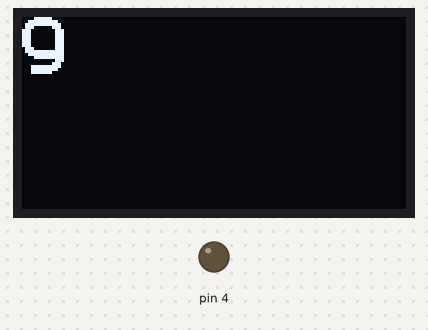
Simulated run of this sketch. Board: Arduino Uno, built with avr-gcc and run on an emulated ATmega328P. Shown: 128×64 one-colour display, output pins drawn as LEDs (lit = HIGH).

Above: at 0.8 s.
At 3.7 s:
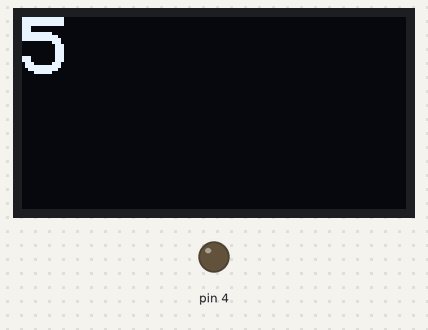
At 7.3 s:
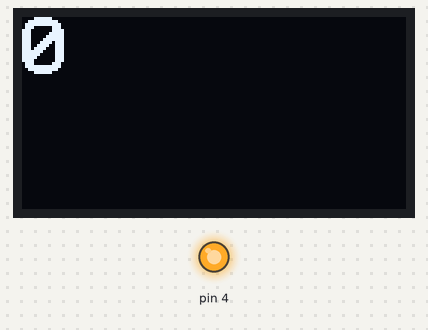
At 8.6 s:
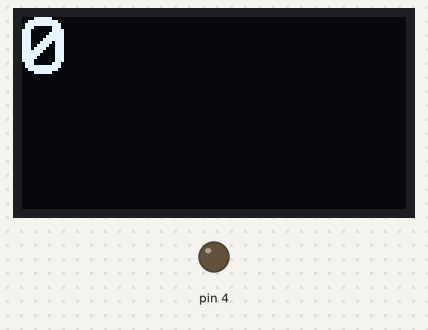
Timing chart, 0 to 39.9 s (numbered marks = the images above):
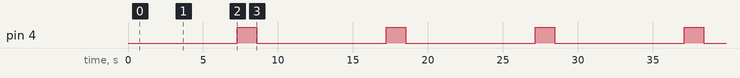

The sketch:

LabF1.ino
```cpp
 // Import libraries
 #include <Arduino.h>
 #include <U8g2lib.h>

 // Creates an instance of the ‘ U8X8_SSD1306_128X64_NONAME_HW_I2C ‘ class
 auto display = U8X8_SSD1306_128X64_NONAME_HW_I2C ( U8X8_PIN_NONE ) ;

 int n = 10;
 char myCharArray[10] = {'0','1','2','3','4','5','6','7','8','9'};

 /* -------------- Initialize the Grove board ------------- */
 void setup () {
  pinMode ( DD4 , OUTPUT ); // Sets the D4 pin ( LED ) to output

  Serial . begin (9600) ; // Enables serial communication
  display . begin () ; // start up the OLED display
  display . setFlipMode (0) ; // set to 1 or 0 , depending on orientation of board
  display . clearDisplay () ;

 }

 /* --------------- Run this over and over ------------------- */
 void loop () {
 // Set up a countdown on the OLED


  display . setFont ( u8x8_font_profont29_2x3_r );
  display . setCursor (0 ,0) ;


  if(n >=0) {
  display . print ( myCharArray [n ]) ;
  n=n -1;
 }
  else // start again
 {
  n =10;
 }
 if(n==-1){
  digitalWrite(DD4, HIGH);
  delay(1300);
  digitalWrite(DD4,LOW);
 }

 // pause between updates on the screen ...

 delay (700) ;

 }
```

Measured:
- by itself, pin 4: alternates HIGH for 1.3 s and LOW for 8.6 s
- by itself, everything shown: repeats every 9.9 s, in 12 steps
- what the display in image 0 shows lasts 0.7 s, from 0.8 s to 1.5 s
